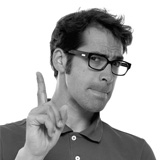
#> input picture staticfiles/jazzmin/img/default.eafc49f5f1b4.jpg, 160 x 160 px
$ python -i hsv_report.py   (imports and definitions only)
#> lines starting #> are read from the running program, lines starting #| are printed output that depends on the picture
#> in get_hsv_report, img is the input picture: shape (160, 160, 3); min 0, max 255, mean 178.3
from config.settings import BASE_DIR
from matplotlib import image, pyplot as plt
import numpy as np
import statistics
import cv2
import io
import matplotlib
# [1 line not run here, left out]


def hsv_report(rgb_image, plot_show=False, statistics_show=False):
    """HSV色座標系に変換してヒストグラムを表示する。さらにパーセントタイルを利用して全体的に明るい、暗いなどを検出する


    Args:
        rgb_image(obj): rgbイメージ画像
        plot_show(bool): hsv票色系のグラフをプロットするか
        statistics_show(bool):標準偏差を出力するか(処理が重い)

    Returns:
       hsv票色系のパーセントタイルの値

    """
#> called with plot_show = True, statistics_show = False
    hsv = cv2.cvtColor(rgb_image, cv2.COLOR_BGR2HSV)  # hsv票色系に変換
#> hsv: shape (160, 160, 3); mean H, S, V 0, 0, 178.3
    h, s, v = cv2.split(hsv)  # 各成分に分割
#> h: shape (160, 160); every value is 0

    def get_percentile_list(k, datas):
        # ここでは、パーセントタイルを 5,50,95パーセントとする。
        # パーセントタイルを利用して、輝度より明るい、暗い画像を判定などに利用する
#> called with k = 'h_per', datas = array of shape (25600,)
        percentile = [5, 50, 95]  # パーセントタイルの設定。ここは、必要に応じて変更する
        out_datas = {}
        for i in percentile:
            value = np.percentile(np.array(datas), i)
            s = k + "_"+str(i)
            out_datas[s] = value
#> after the loop, out_datas = {'h_per_5': 0, 'h_per_50': 0, 'h_per_95': 0}
        return out_datas

    out_dict = {}

    plt.figure(figsize=(8, 5))

    # 色相
    if(plot_show == True):
        plt.hist(h.ravel(), 256, [0, 256], color="red",
                 alpha=0.7, histtype="step", label="Hue")
    data = get_percentile_list("h_per", h.ravel())
#> data = {'h_per_5': 0, 'h_per_50': 0, 'h_per_95': 0}
    out_dict.update(data)

    if(statistics_show == True):
        out_dict['h_pstdev'] = statistics.pstdev(h.ravel()/255)

    # 彩度
    if(plot_show == True):
        plt.hist(s.ravel(), 256, [0, 256], color="green",
                 alpha=0.7, histtype="step", label="Saturation")
    data = get_percentile_list("s_per", h.ravel())
#> data = {'s_per_5': 0, 's_per_50': 0, 's_per_95': 0}
    out_dict.update(data)
    if(statistics_show == True):
        out_dict['s_pstdev'] = statistics.pstdev(s.ravel()/255)

    # 輝度
    if(plot_show == True):
        plt.hist(v.ravel(), 256, [0, 256], color="blue",
                 alpha=0.7, histtype="step", label="Value")
        plt.legend(bbox_to_anchor=(1, 1), loc='upper right',
                   borderaxespad=0, fontsize=10)
        # plt.show()

    data = get_percentile_list("v_per", v.ravel())
#> data = {'v_per_5': 33, 'v_per_50': 189, 'v_per_95': 255}
    out_dict.update(data)
    if(statistics_show == True):
        out_dict['v_pstdev'] = statistics.pstdev(v.ravel()/255)

    return out_dict


def plt2svg():
    buf = io.BytesIO()
    plt.savefig(buf, format='svg', bbox_inches='tight')
    s = buf.getvalue()
    buf.close()
    return s


def plt2png():
    buf = io.BytesIO()
    s = plt.savefig(buf, format='png', dpi=200)
    s = buf.getvalue()
    buf.close()
    return s


def get_hsv_report(image_path):
    img = cv2.imread(image_path)
    img = cv2.cvtColor(img, cv2.COLOR_BGR2RGB)
    report = hsv_report(img, plot_show=True)
#> report = 9 items
    return report


# [2 lines not run here, left out]

>>> result = get_hsv_report('../../staticfiles/jazzmin/img/default.eafc49f5f1b4.jpg')
#> result = 9 items
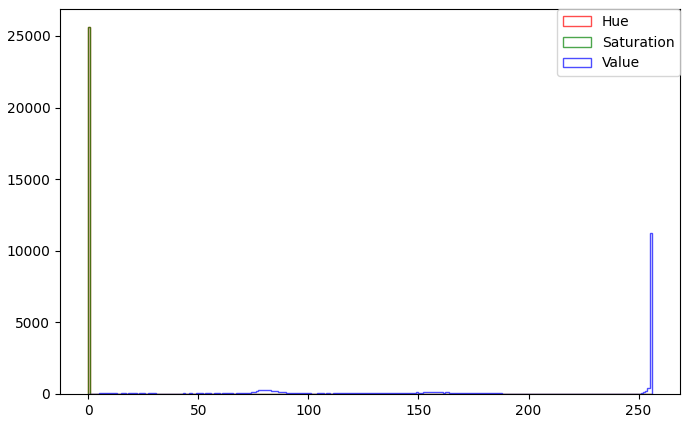
#> figure drawn by matplotlib, 1 panel
